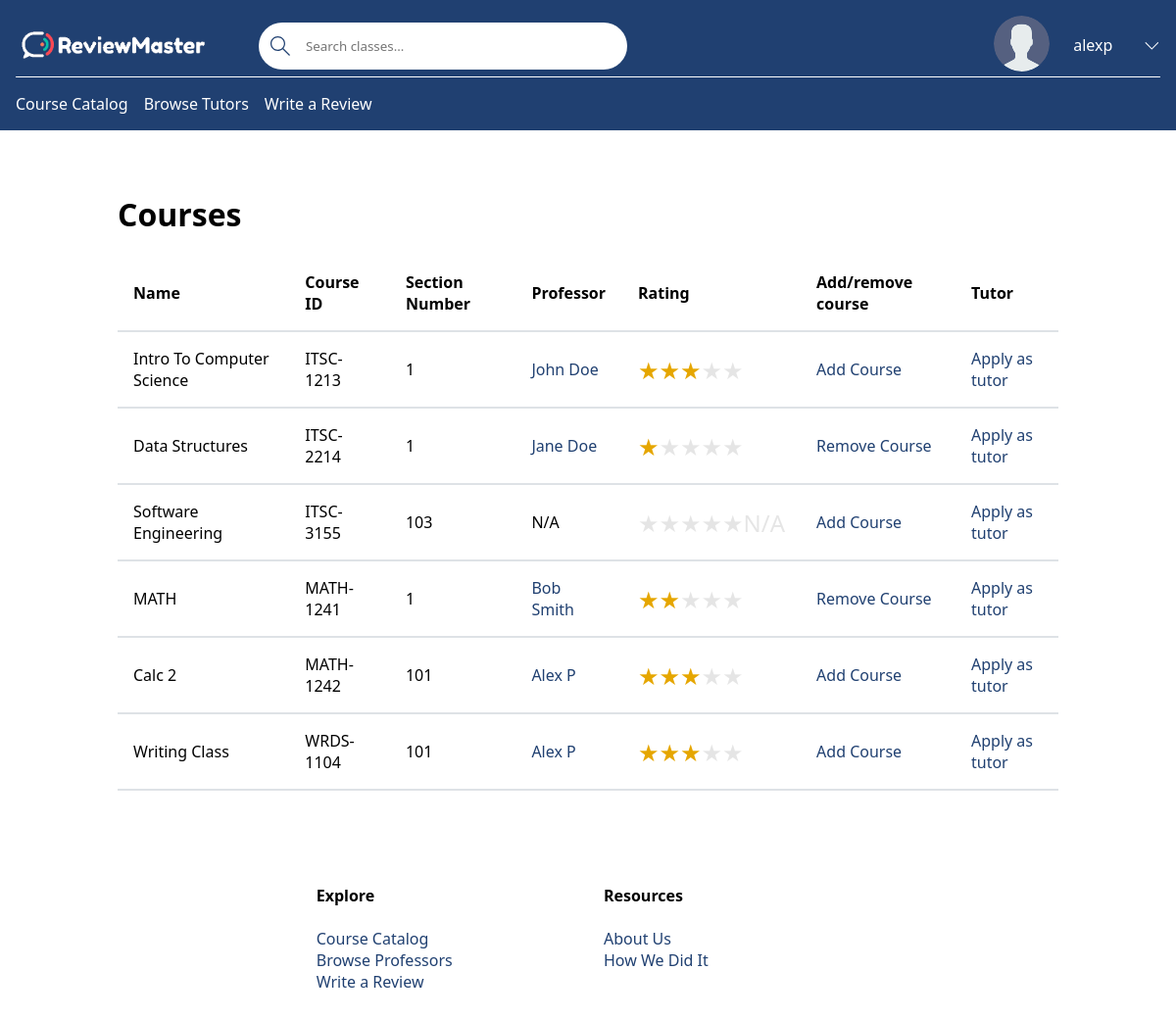
Page /pick-courses/ (signed in) on the committed database.
### base/models.py (models this page shows, shortened)
class Professor(models.Model):
    name = models.CharField(max_length=100)  # First & Last Name (John Doe)
    avatar = models.ImageField(null=True, default='avatar.svg')
    verified = models.BooleanField(default=False)  # If the professor is verified by email
    user_account = models.OneToOneField(User, on_delete=models.CASCADE, null=True, blank=True)
    def rating_course(self, course):
        total = 0
        count = 0
        for review in self.review_set.filter(flagged=False):
            if review.course == course:
                total += review.rating
                count += 1
        if total == 0:
            return 'N/A'
        return f'{int(round(total / count, 1))}'
    def __str__(self):
        if self.user_account and self.user_account.first_name and self.user_account.last_name:
            return f'{self.user_account.first_name} {self.user_account.last_name}'
        elif self.user_account and self.user_account.first_name:
            return f'{self.user_account.first_name}'
        else:
            return self.name

class Course(models.Model):
    name = models.CharField(max_length=200)  # Ex: Software Engineering
    department = models.ForeignKey(Department, null=True, on_delete=models.SET_NULL)
    number = models.IntegerField(null=False)
    students = models.ManyToManyField(User, related_name='students', blank=True)
    professor = models.ForeignKey(Professor, related_name='professor', on_delete=models.SET_NULL, default=None, null=True)
    section_number = models.IntegerField(null=True)
    tutor = models.ManyToManyField(Tutor, related_name='course', blank=True)
    pending_tutor = models.ManyToManyField(Tutor, related_name='courses', blank=True)
    credit_hours = models.IntegerField()
    class Meta:
        ordering = ['department', 'number']  # Order by department, number, and section number.
        unique_together = ('department', 'number', 'section_number')
    def __str__(self):
        return f'{self.department}-{self.number}'  # Calling will return DEPT-####

class Department(models.Model):
    name = models.CharField(max_length=4)  # EX: ITSC, MATH, ITIS, etc
    def __str__(self):
        return self.name  # Calling Department will return name

class Review(models.Model):
    professor = models.ForeignKey(Professor, on_delete=models.CASCADE)
    student = models.ForeignKey(User, on_delete=models.CASCADE)
    flagged = models.BooleanField(default=False)
    rating = models.IntegerField()
    course = models.ForeignKey(Course, related_name='course', on_delete=models.SET_NULL, null=True)
    review = models.TextField(null=True, blank=True)
    reply = models.TextField(null=True, blank=True)

### base/views/views_courses.py (the view)
# urls.py: path('pick-courses/', pick_courses, name='courses'),
def pick_courses(request):
    q = request.GET.get('q') if request.GET.get('q') != None else ''
    if q != '':
        courses = Course.objects.filter(
            Q(name__icontains=q) |
            Q(department__name__icontains=q) |
            Q(number__icontains=q) |
            Q(professor__name__icontains=q)
        )
    else:
        courses = Course.objects.all()
    try:
        tutor = Tutor.objects.filter(user_account=request.user).first()
    except:
        tutor = None
    context = {
        'departments': Department.objects.all(),
        'courses': courses,
        'tutor': tutor,
        'q': q,
        'actions': True
    }
    return render(request, 'base/course/courses.html', context)

### base/templatetags/custom_filters.py (called while the page is built)
@register.filter(name="course_rating")
def course_rating(professor, course):
    return professor.rating_course(course)

### base/templates/base/course/courses.html (shortened to what this page needs)
{% extends 'main.html' %}
{% block content %}
    <main>
        <h1>Courses</h1>
        {% include 'base/course/courses_component.html' %}
    </main>
{% endblock content %}

### templates/navbar.html (shortened to what this page needs)
{% load static %}
<header class="header header--loggedIn">
  <div class="container">
    <a href="{% url 'home' %}" class="header__logo">
      <img src="{% static 'images/reviewMasterLogo.png' %}" />
    </a>
    <form class="header__search" method="GET" action="{% url 'courses' %}">
      <label>
        <input name="q" {% if q is not None %} value="{{ q }}" {% endif %} placeholder="Search classes..." />
      </label>
    </form>
    <nav class="header__menu">
      {% if request.user.is_authenticated %}
      <div class="header__user">
        <a href="{% url 'profile' request.user %}">
          <div class="avatar avatar--medium active">
            {% if request.user.professor.avatar %}
              <img src="{{ request.user.professor.avatar.url }}" />
            {% else %}
              <img src="{% static 'images/avatar.svg' %}" />
            {% endif %}
          </div>
          <p>{{ request.user.username }}</p>
        </a>
        <button class="dropdown-button">
          <svg xmlns="http://www.w3.org/2000/svg" width="16" height="16" viewBox="0 0 16 16">
            <title>chevron-down</title>
            <path d="M1.646 4.646a.5.5 0 0 1 .708 0L8 10.293l5.646-5.647a.5.5 0 0 1 .708.708l-6 6a.5.5 0 0 1-.708 0l-6-6a.5.5 0 0 1 0-.708"/>
          </svg>
        </button>
      </div>
      {% else %}
      <a href="{% url 'login' %}">
        <img src="{% static 'images/avatar.svg' %}" />
        <p>Login</p>
      </a>
      {% endif %}
    </nav>
  </div>
  <div class="subheader-mobile">
    <ul class="header_links">
      <li><a href="{% url 'courses' %}">Course Catalog</a></li>
      <li><a href="{% url 'professor-list' %}">Browse Tutors</a></li>
      {% if request.user.is_authenticated %}
        <li><a href="{% url 'review' %}">Write a Review</a></li>
      {% endif %}
    </ul>
  </div>
</header>

### base/templates/base/course/courses_component.html
{% load custom_filters %}
<div class="table-container">
    <table>
        <thead>
        <tr>
            <th>Name</th>
            <th>Course ID</th>
            <th>Section Number</th>
            <th>Professor</th>
            <th>Rating</th>
            {% if request.user.is_authenticated and actions %}
                <th>Add/remove course</th>
                <th>Tutor</th>
            {% endif %}
        </tr>
        </thead>
        <tbody>
        {% for course in courses %}
            <tr>
                <td>{{ course.name }}</td>
                <td>{{ course }}</td>
                <td>{{ course.section_number }}</td>
                <td>
                    {% if course.professor %}
                        <a href="{% url 'professor-reviews' course.professor.id %}">{{ course.professor }}</a>
                    {% else %}
                        N/A
                    {% endif %}
                </td>
                <td>
                    <div class="container-rating">
                        {% if course.professor %}
                            <span class="star-rating star-rating-{{ course.professor|course_rating:course }}"></span>
                        {% else %}
                            <span class="star-rating">N/A</span>
                        {% endif %}
                    </div>
                </td>
                {% if request.user.is_authenticated and actions %}
                    <td>
                        {% if request.user in course.students.all %}
                            <a href="{% url 'remove-course' course.id %}">Remove Course</a>
                        {% else %}
                            <a href="{% url 'add-course' course.id %}">Add Course</a>
                        {% endif %}
                    </td>
                    <td>
                        {% if tutor in course.tutor.all %}
                            <a href="{% url 'remove-tutor' course.id %}">Cancel tutoring</a>
                        {% elif tutor in course.pending_tutor.all %}
                            <a href="{% url 'remove-application' course.id %}">Cancel application</a>
                        {% else %}
                            <a href="{% url 'add-tutor' course.id %}">Apply as tutor</a>
                        {% endif %}
                    </td>
                {% endif %}
            </tr>
        {% endfor %}
        </tbody>
    </table>
</div>

### static/styles/styles.css (style rules this page uses)
:root { --primary-color: #204071; --secondary-color: #2a9d8f; --light-color: #ffffff; --error-color: #ba2d3d; --success-color: #2a9d8f; --dark-gray: #495057; --light-grey: #dee2e6; --star-color: #ffb900; --star-color-hover: gold; --star-color-active: #ea0; }
* { font-family: "Segoe UI", Roboto, Oxygen, Ubuntu, Cantarell, "Open Sans", "Helvetica Neue", sans-serif; margin: 0; padding: 0; box-sizing: border-box; text-rendering: optimizeLegibility; }
main:not(.home) { width: 80%; margin: 4rem auto; }
h1 { margin-bottom: 0.67em; }
a { color: var(--primary-color); text-decoration: none; }
.header { padding: 1rem 3rem; background-color: var(--primary-color); color: var(--light-color); }
.header > .container { display: flex; gap: 4rem; align-items: center; }
.header__logo, .header__user { display: flex; gap: 2rem; align-items: center; }
.header__logo > img { width: 100%; max-width: 200px; }
.header__search > label { display: flex; align-items: center; gap: 1rem; background-color: var(--light-color); padding: 0.5rem; padding-left: 0; border-radius: 50px; position: relative; }
.header__search svg { width: 1.25rem; height: 2rem; margin-left: 0.75rem; fill: var(--primary-color); }
.header__search input { width: 20rem; background: transparent; border: none; padding: 0; }
.subheader-mobile { display: none; }
@media screen and (max-width: 1200px) { .header { padding: 1rem; } }
@media screen and (max-width: 1200px) { .header > .container { gap: 3rem; } }
@media screen and (max-width: 1200px) { .subheader-mobile { display: block; border-top: 1px solid var(--light-color); padding-top: 1rem; } }
.header_links { list-style-type: none; padding: 0; display: flex; gap: 1rem; }
.header_links a { color: var(--light-color) }
.header__menu { margin-left: auto; position: relative; }
.header__menu a { display: flex; gap: 1.5rem; align-items: center; font-weight: 500; text-decoration: none; color: var(--light-color); }
.header__menu img { height: 3.6rem; }
.header__menu p { line-height: 1.2; }
.header__menu svg { width: 1.6rem; height: 1.6rem; }
.dropdown-button { background: transparent; border: 0; outline: 0; cursor: pointer; padding-top: 0.25rem; transition: transform 0.3s; }
.dropdown-button svg, .dropdown-menu a svg { fill: var(--light-color); width: 1.25em; }
.header__user img { height: 57px; width: 57px; border-radius: 100%; object-fit: cover; }
input, select { width: 100%; padding: 1rem; outline: none; }
.container-rating { font-size: 1.5rem; }
.star-rating::before { content: "★★★★★"; }
.star-rating { display: inline-block; background-clip: text; color: rgba(0, 0, 0, 0.1); }
.star-rating-1 { background-image: linear-gradient( to right, var(--star-color) 0%, var(--star-color) 20%, transparent 20%, transparent 100% ); }
.star-rating-2 { background-image: linear-gradient( to right, var(--star-color) 0%, var(--star-color) 40%, transparent 40%, transparent 100% ); }
.star-rating-3 { background-image: linear-gradient( to right, var(--star-color) 0%, var(--star-color) 60%, transparent 60%, transparent 100% ); }
.table-container { overflow-x: auto; }
table { width: 100%; max-width: 100%; margin-bottom: 1rem; border-collapse: collapse; }
table th, table td { padding: 1rem; text-align: left; vertical-align: bottom; border-bottom: 2px solid var(--light-grey); vertical-align: middle; }

### rows in the picture
Course: name "Intro To Computer Science", department+number "ITSC-1213", section_number "1", professor "John Doe", shows "Add Course", shows "Apply as tutor"
Course: name "Data Structures", department+number "ITSC-2214", section_number "1", professor "Jane Doe", shows "Remove Course", shows "Apply as tutor"
Course: name "Software Engineering", department+number "ITSC-3155", section_number "103", shows "N/A", shows "Add Course", shows "Apply as tutor"
Course: name "MATH", department+number "MATH-1241", section_number "1", professor "Bob Smith", shows "Remove Course", shows "Apply as tutor"
Course: name "Calc 2", department+number "MATH-1242", section_number "101", professor "Alex P", shows "Add Course", shows "Apply as tutor"
Course: name "Writing Class", department+number "WRDS-1104", section_number "101", professor "Alex P", shows "Add Course", shows "Apply as tutor"

### other values in the picture
{{ request.user.username }} "alexp"
